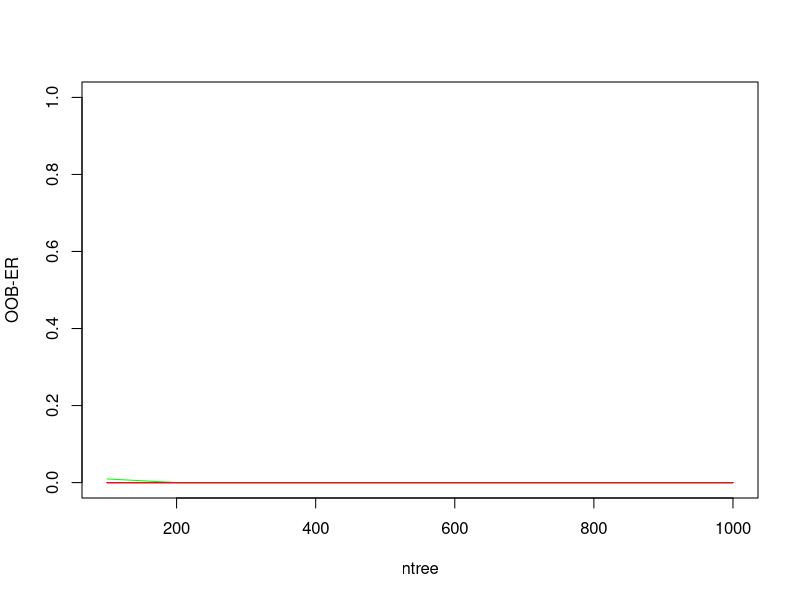
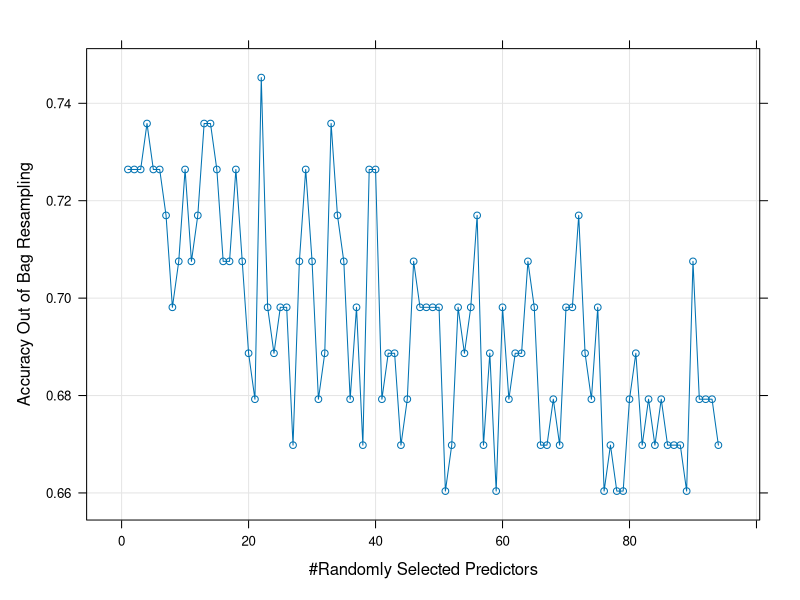
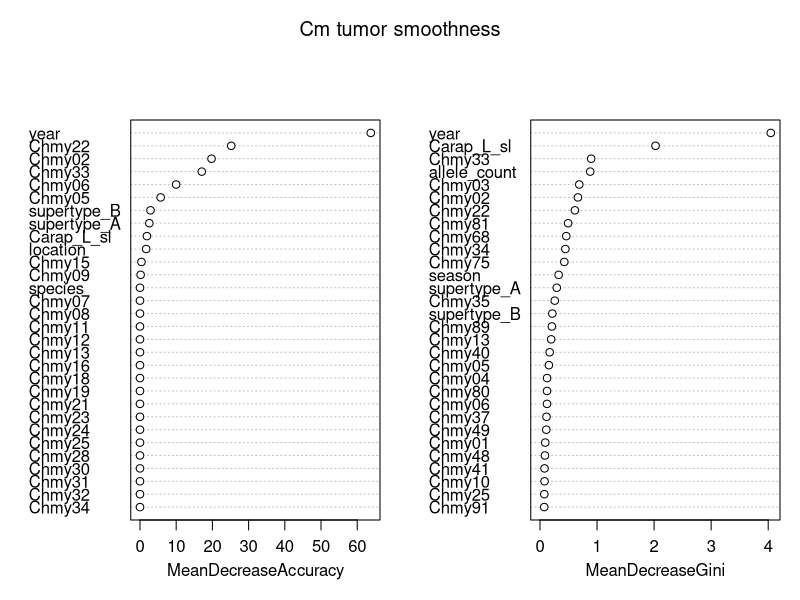
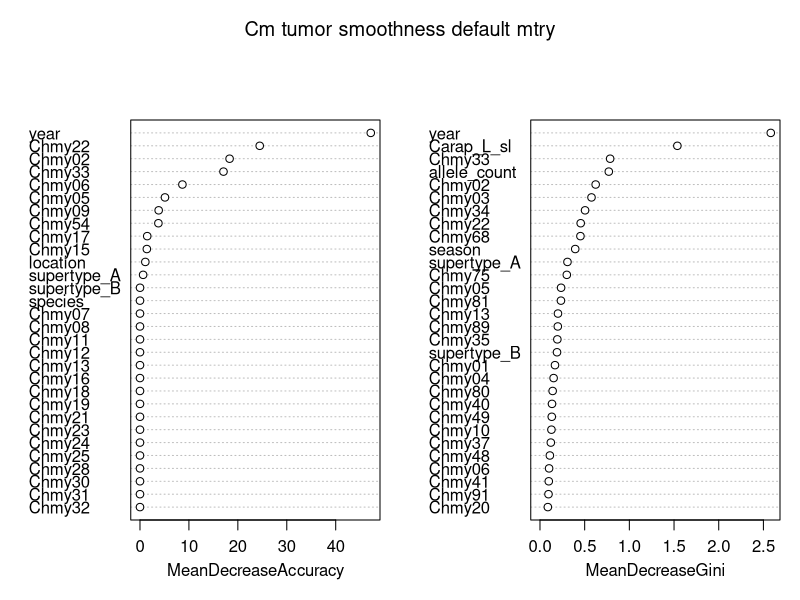

The R script that drew these images, in order:
## Classification random forest for tumor texture in C. mydas with FP

library(randomForest)
library(caret)
library(dplyr)

# read in data
data_full <- read.csv("classI_juveniles_morpho_FP_v3.csv") # this includes C. mydas and C. caretta records

data_full <- data_full %>% filter(!is.na(Carap_L_sl)) # remove any record without straight carapace length (SCL) measurement (just 1)

# variables: sample ID, location, spp, year, FP, paps_smooth_regressed, season, allele count, all alleles, supertypes A, B, C, and SCL ("Carap_L_sl" from database download)
data_full <- data_full[c(1, 6, 7, 11, 14, 16, 19:139, 142)] 
colnames(data_full)

data_full <- data_full %>% mutate(location = tolower(location))

# Convert sample ID to character
data_full$sample_ID = as.character(data_full$sample_ID)

# Convert location, species, FP, paps_smooth_regressed, season, and all alleles, all supertypes to factors
col_names <- names(data_full)
col_names

data_full[col_names[2:3]] <- lapply(data_full[col_names[2:3]], factor) # location and species

data_full[col_names[5:7]] <- lapply(data_full[col_names[5:7]], factor) # FP,paps_smooth_regressed, season

data_full[col_names[9:127]] <- lapply(data_full[col_names[9:127]], factor) # alleles and supertypes

# Convert allele count, SCL, to numeric
data_full$allele_count <- as.numeric(data_full$allele_count)
data_full$Carap_L_sl <- as.numeric(data_full$Carap_L_sl)

# Just checking class and levels of each variable
sapply(data_full, class)
sapply(data_full, levels)

# Subset to the records of C. mydas with FP, so that just the C. mydas individuals that had tumors (which could either be active or regressing) are present in dataset

data <- data_full %>% filter(species == "Chelonia mydas") %>% filter(FP == 1)
data <- data[,-5] # remove "FP" variable which is part of a separate model ("RandomForest_FP_status.R")

# as a result of filtering to just FP-positive C. mydas, the following alleles are no longer relevant (they were found in just FP negative C. mydas)

data <- subset(data, select = -c(Caca01,Carca09,Carca32,Carca15,Carca19,Caca02,Carca14,Carca11,Carca16,Carca17,Carca27,Carca13,Chmy26,Chmy27,Carca56,Caca03,Carca28,Carca109,Caca04,Chmy59,Caca05,Carca25,Carca81,Caca06,Chmy77,Chmy78,Caca07,Chmy86,Caca08,Chmy88,Chmy92))

# Check for imbalance in response variable (regression)
length(which(data$paps_smooth_regressed==0)) # 77 C. mydas with rough tumor texture
length(which(data$paps_smooth_regressed==1)) # 29 C. mydas with smooth/regressed tumor texture for 28.3% regression.

# This is unbalanced enough that we need to account for it by over-sampling the under-represented class (smooth/regression) and under-sampling the over-represented class (rough tumor). Set the sampsize parameter to 2/3 of the under-represented class, and use that sample size in conjunction with the strata option when building the random trees and when training.

# there are 30 smooth/regressed tumor individuals; 29*(2/3) = 19.3 individuals, so we'll sample 19 smooth/regressed tumor individuals and 19 rough tumor individuals for the training data set so that the resutling tree forest is not biased.

sample_size <- c(19,19) # will use subsequently with strata.

# Random Forest analysis

# Optimize mtry parameter. Default for RF classification is sqrt(p) where p is the number of variables in the dataframe.
# let's also run mtry values of sqrt(p), 2*sqrt(p), 0.1(p), 0.2(p), p/3, in addition to p, where p is the number of variables.
# Run each mtry at ntree= 100 to 1000 (by increments of 100), looking for plateau where the out of bag error rate (OOB-ER) is minimized while also maximizing the RF algorithm. The mtry value that minimizes the OOB-ER will be chosen for subsequent analyses.

# We are using 94 variables to explain tumor regression status (this excludes the first column, which is sample ID, and regression status which is the response)

results_optimization <- matrix(data=NA , nrow = 0, ncol = 3) # create matrix that the following loop will dump info into
for (i in seq(from = 100, to = 1000 , by = 100)){  # values of ntree
  print(i)
  for (j in c(9.7, 19.4, 9.4, 18.8, 31.3, 94)){    #values of mtry based on 94 total predictors
    rf_ij <- randomForest(x = data[,2:96], y = as.factor(data$paps_smooth_regressed), importance=TRUE ,proximity=TRUE, ntree=i, mtry=j, strata=as.factor(data$paps_smooth_regressed), sampsize=sample_size)
    results_optimization <- rbind(results_optimization, c(i,j,tail(rf_ij$err.rate,1)[1]))
  }
}

# Clean up the file format
results_optimization<-as.data.frame(results_optimization)
colnames(results_optimization)<-c("ntree", "mtry","OOB_ER")

# Now plot results to see if there's a plateau
plot(results_optimization$ntree[results_optimization$mtry == 9.7],results_optimization$OOB_ER[results_optimization$mtry == 9.7], type="l", col="black", xlab="ntree",ylab="OOB-ER",ylim=c(0,1))
lines(results_optimization$ntree[results_optimization$mtry == 19.4],results_optimization$OOB_ER[results_optimization$mtry == 19.4], col="blue")
lines(results_optimization$ntree[results_optimization$mtry == 9.4],results_optimization$OOB_ER[results_optimization$mtry == 9.4], col="green")
lines(results_optimization$ntree[results_optimization$mtry == 18.8],results_optimization$OOB_ER[results_optimization$mtry == 18.8], col="purple")
lines(results_optimization$ntree[results_optimization$mtry == 31.3],results_optimization$OOB_ER[results_optimization$mtry == 31.3], col="orange")
lines(results_optimization$ntree[results_optimization$mtry == 94],results_optimization$OOB_ER[results_optimization$mtry == 94], col="red")


# all mtry parameters seem to behave similarly with no discernable plateau so it may be best to explore further or use defaults, i.e., sqrt(p)

# Create model with default paramters as a baseline, grid search with "oob" method
control <- trainControl(method="oob", number=10, search = "grid")
seed <- 7
metric <- "Accuracy"
set.seed(seed)
mtry <- sqrt(94)
tunegrid <- expand.grid(.mtry=mtry)
rf_default <- train(paps_smooth_regressed~., data=data[,2:96], method="rf", metric=metric, tuneGrid=tunegrid, trControl=control)
print(rf_default) # mtry = 9.695 at 70.75472% accuracy.

# now let's fine tune
## Grid search, where method = "oob"
control <- trainControl(method="oob", number=10, search="grid")
set.seed(seed)
tunegrid <- expand.grid(.mtry=c(1:94)) # doing full 94
rf_gridsearch <- train(paps_smooth_regressed~., data=data[,2:96], method="rf", metric=metric, tuneGrid=tunegrid, trControl=control)
print(rf_gridsearch)
plot(rf_gridsearch) # most accurate: mtry 22 at 74.52830%

# Now begin the full Random Forest analyses: going to use mtry = 9.695 (default), and mtry = 22; 22  was given from grid search tuning with decently high accuracy.

# run a large number of trees with the above mtry values, in order to know what value of ntree achieves convergence of importance values between forests.
# As a starting point, grow 10,000 trees and increase if necessary.

# forests with default mtry:
rf_default_a <- randomForest(x = data[,2:96], y = as.factor(data$paps_smooth_regressed), importance=TRUE ,proximity=TRUE, ntree=10000, strata=as.factor(data$paps_smooth_regressed), sampsize=sample_size)

rf_default_b <- randomForest(x = data[,2:96], y = as.factor(data$paps_smooth_regressed), importance=TRUE ,proximity=TRUE, ntree=10000, strata=as.factor(data$paps_smooth_regressed), sampsize=sample_size)

#Check correlation of predictor importance values between forests 
importance_rf_default_a <- data.frame(importance(rf_default_a,type=1)) #type=1 is mean decrease in accuracy for classification, so a large, positive value means that permuting the variable led to a big decrease in prediction accuracy (which is indicative of an important predictor)
colnames(importance_rf_default_a)<-c("importance")

importance_rf_default_b <- data.frame(importance(rf_default_b,type=1))
colnames(importance_rf_default_b)<-c("importance")

cor(importance_rf_default_a,importance_rf_default_b) # A correlation of 0.997091 for predictor importance values between forests when mtry = 9.695 and ntree = 10,000

# forests with mtry = 22

rf_22_a <- randomForest(x = data[,2:96], y = as.factor(data$paps_smooth_regressed), importance=TRUE ,proximity=TRUE, mtry=11, ntree=10000, strata=as.factor(data$paps_smooth_regressed), sampsize=sample_size)

rf_22_b <- randomForest(x = data[,2:96], y = as.factor(data$paps_smooth_regressed), importance=TRUE ,proximity=TRUE, mtry=11, ntree=10000, strata=as.factor(data$paps_smooth_regressed), sampsize=sample_size)

#Check correlation of locus importance values between forests 
importance_rf_22_a <- data.frame(importance(rf_22_a,type=1)) #type=1 is mean decrease in accuracy for classification, so a large, positive value means that permuting the variable led to a big decrease in prediction accuracy (which is indicative of an important locus)
colnames(importance_rf_22_a)<-c("importance")

importance_rf_22_b <- data.frame(importance(rf_22_b,type=1))
colnames(importance_rf_22_b)<-c("importance")

cor(importance_rf_22_a,importance_rf_22_b) # A correlation of 0.9974304 for predictor importance values between forests when mtry = 28 and ntree = 10,000

# mtry = 22 had a slightly higher importance value correlation, so run both mtry = 22 and mtry = default

# Build final model with mtry = 22, ntree = 10,000. 
# Separate into training and test data (70% and 30%, respectively)
set.seed(3)
train = sample(1:nrow(data), 0.7*nrow(data))
data.test = data[train,]
data.train = data[-train,]

# Create random forest model using training data set
# Make sure to exclude the sample ID column (data.train[,-1])
set.seed(3)
data.model = randomForest(paps_smooth_regressed ~ .,
                          data = data.train[,-1],
                          importance=TRUE,
                          proximity=TRUE,
                          mtry=22, # based on tuning done above
                          ntree=10000, # based on tuning for ntree above
                          strata=as.factor(data$paps_smooth_regressed), sampsize=sample_size) # take into account imbalance in texture type
data.model # OOB-ER = 31.25%

# Use the model built above to make predictions on the test data
data.predict = predict(data.model,newdata = data.test[,-1])

# Build a confusion matrix and calculate accuracy of predicted model
table(Prediction = data.predict,Truth = data.test$paps_smooth_regressed)
sum(diag(table(Prediction = data.predict,Truth = data.test$paps_smooth_regressed))) / sum(table(Prediction = data.predict,Truth = data.test$paps_smooth_regressed)) # Accuracy of model with all variables: 63.51351%

# Importance Sampling
importance(data.model)
varImpPlot(data.model, main = "Cm tumor smoothness")

# Build a model based on mtry = default and ntree = 10,0000

# Separate into training and test data (70% and 30%, respectively)
set.seed(3)
train = sample(1:nrow(data), 0.7*nrow(data))
data.test = data[train,]
data.train = data[-train,]

# Create random forest model using training data set
# Make sure to exclude the sample ID column (data.train[,-1])
set.seed(3)
data.model_defaultmtry <- randomForest(paps_smooth_regressed ~ .,
                                       data = data.train[,-1],
                                       importance=TRUE,
                                       proximity=TRUE,
                                       ntree=10000, # based on tuning for ntree above
                                       strata=as.factor(data$paps_smooth_regressed), sampsize=sample_size) # take into account imbalance in FP postiives vs FP negatives
data.model_defaultmtry # OOB-ER = 34.38%

# Use the model built above to make predictions on the test data
data.predict_defaultmtry = predict(data.model_defaultmtry, newdata = data.test[,-1])

# Build a confusion matrix and calculate accuracy of predicted model
table(Prediction = data.predict_defaultmtry, Truth = data.test$paps_smooth_regressed)
sum(diag(table(Prediction = data.predict_defaultmtry,Truth = data.test$paps_smooth_regressed))) / sum(table(Prediction = data.predict_defaultmtry,Truth = data.test$paps_smooth_regressed)) # Accuracy of model with all variables: #66.21622%

importance(data.model_defaultmtry)
varImpPlot(data.model_defaultmtry, main = "Cm tumor smoothness default mtry")
